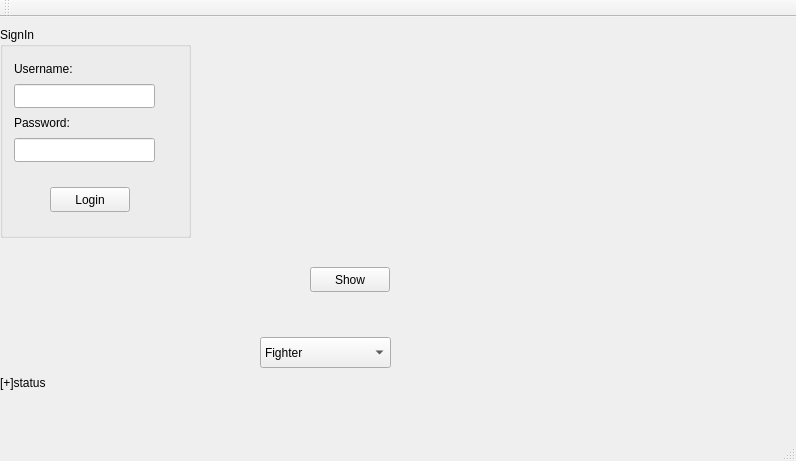
<?xml version="1.0" encoding="UTF-8"?>
<ui version="4.0">
 <class>MainWindow</class>
 <widget class="QMainWindow" name="MainWindow">
  <property name="geometry">
   <rect>
    <x>0</x>
    <y>0</y>
    <width>796</width>
    <height>461</height>
   </rect>
  </property>
  <property name="windowTitle">
   <string>MainWindow</string>
  </property>
  <widget class="QWidget" name="centralWidget">
   <widget class="QComboBox" name="comboBox">
    <property name="geometry">
     <rect>
      <x>260</x>
      <y>320</y>
      <width>131</width>
      <height>31</height>
     </rect>
    </property>
    <item>
     <property name="text">
      <string>Fighter</string>
     </property>
    </item>
    <item>
     <property name="text">
      <string>Shaper</string>
     </property>
    </item>
    <item>
     <property name="text">
      <string>Manifester</string>
     </property>
    </item>
    <item>
     <property name="text">
      <string>Hunter</string>
     </property>
    </item>
   </widget>
   <widget class="QPushButton" name="tableLoad">
    <property name="geometry">
     <rect>
      <x>310</x>
      <y>250</y>
      <width>80</width>
      <height>25</height>
     </rect>
    </property>
    <property name="text">
     <string>Show</string>
    </property>
   </widget>
   <widget class="QLabel" name="label">
    <property name="geometry">
     <rect>
      <x>0</x>
      <y>340</y>
      <width>201</width>
      <height>51</height>
     </rect>
    </property>
    <property name="text">
     <string>[+]status</string>
    </property>
   </widget>
   <widget class="QGroupBox" name="groupBox">
    <property name="geometry">
     <rect>
      <x>0</x>
      <y>10</y>
      <width>191</width>
      <height>211</height>
     </rect>
    </property>
    <property name="title">
     <string>SignIn</string>
    </property>
    <widget class="QLabel" name="label_2">
     <property name="geometry">
      <rect>
       <x>14</x>
       <y>34</y>
       <width>63</width>
       <height>16</height>
      </rect>
     </property>
     <property name="text">
      <string>Username:</string>
     </property>
    </widget>
    <widget class="QLabel" name="label_3">
     <property name="geometry">
      <rect>
       <x>14</x>
       <y>88</y>
       <width>60</width>
       <height>16</height>
      </rect>
     </property>
     <property name="text">
      <string>Password:</string>
     </property>
    </widget>
    <widget class="QLineEdit" name="lineEdit_username">
     <property name="geometry">
      <rect>
       <x>14</x>
       <y>57</y>
       <width>141</width>
       <height>24</height>
      </rect>
     </property>
    </widget>
    <widget class="QLineEdit" name="lineEdit_password">
     <property name="geometry">
      <rect>
       <x>14</x>
       <y>111</y>
       <width>141</width>
       <height>24</height>
      </rect>
     </property>
     <property name="echoMode">
      <enum>QLineEdit::Password</enum>
     </property>
    </widget>
    <widget class="QPushButton" name="loginButton">
     <property name="geometry">
      <rect>
       <x>50</x>
       <y>160</y>
       <width>80</width>
       <height>25</height>
      </rect>
     </property>
     <property name="text">
      <string>Login</string>
     </property>
    </widget>
   </widget>
   <widget class="QLabel" name="label_pic">
    <property name="geometry">
     <rect>
      <x>200</x>
      <y>50</y>
      <width>191</width>
      <height>161</height>
     </rect>
    </property>
    <property name="text">
     <string/>
    </property>
   </widget>
  </widget>
  <widget class="QMenuBar" name="menuBar">
   <property name="geometry">
    <rect>
     <x>0</x>
     <y>0</y>
     <width>796</width>
     <height>25</height>
    </rect>
   </property>
  </widget>
  <widget class="QToolBar" name="mainToolBar">
   <attribute name="toolBarArea">
    <enum>TopToolBarArea</enum>
   </attribute>
   <attribute name="toolBarBreak">
    <bool>false</bool>
   </attribute>
  </widget>
  <widget class="QStatusBar" name="statusBar"/>
 </widget>
 <layoutdefault spacing="6" margin="11"/>
 <resources/>
 <connections/>
</ui>
